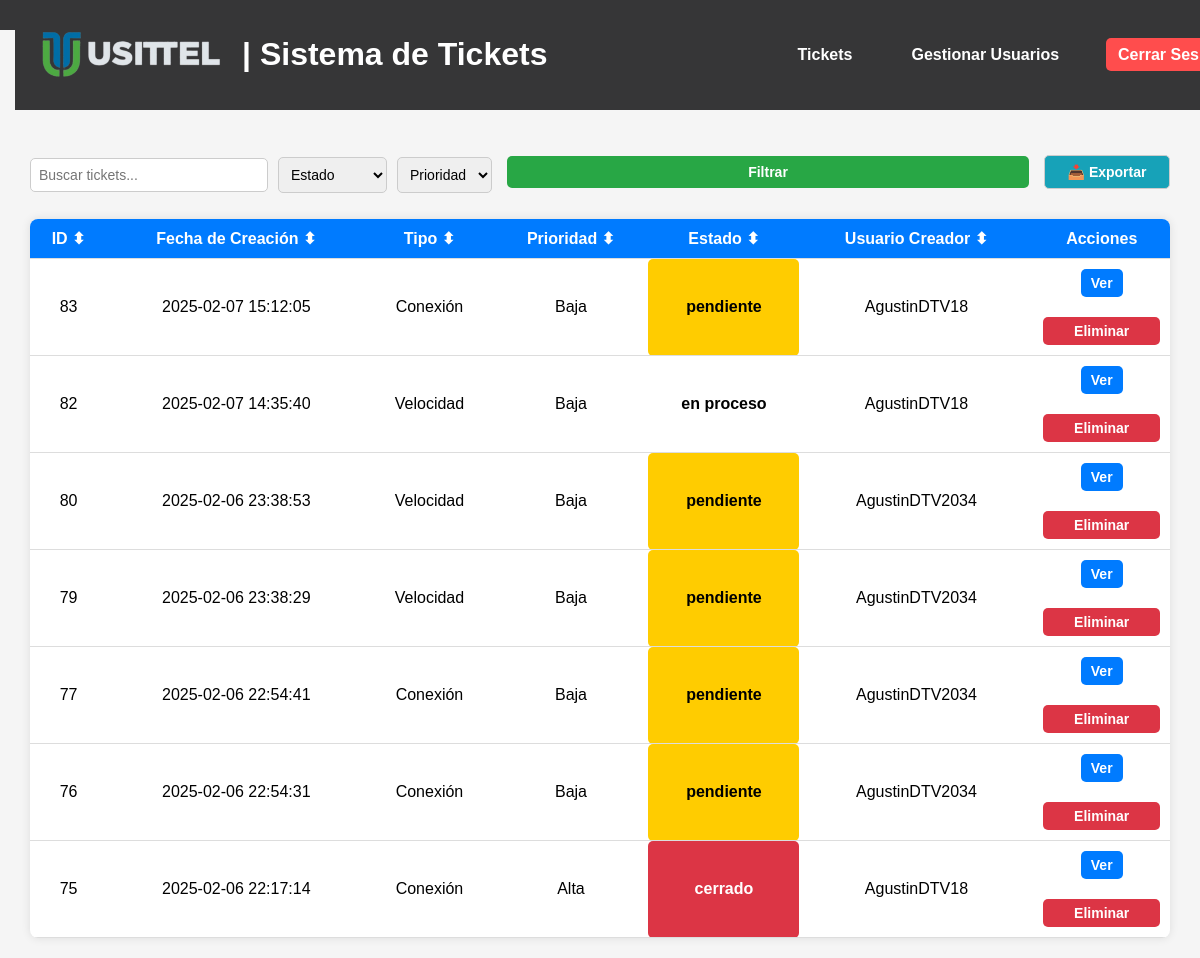
The app's page /tickets (signed in), older data.
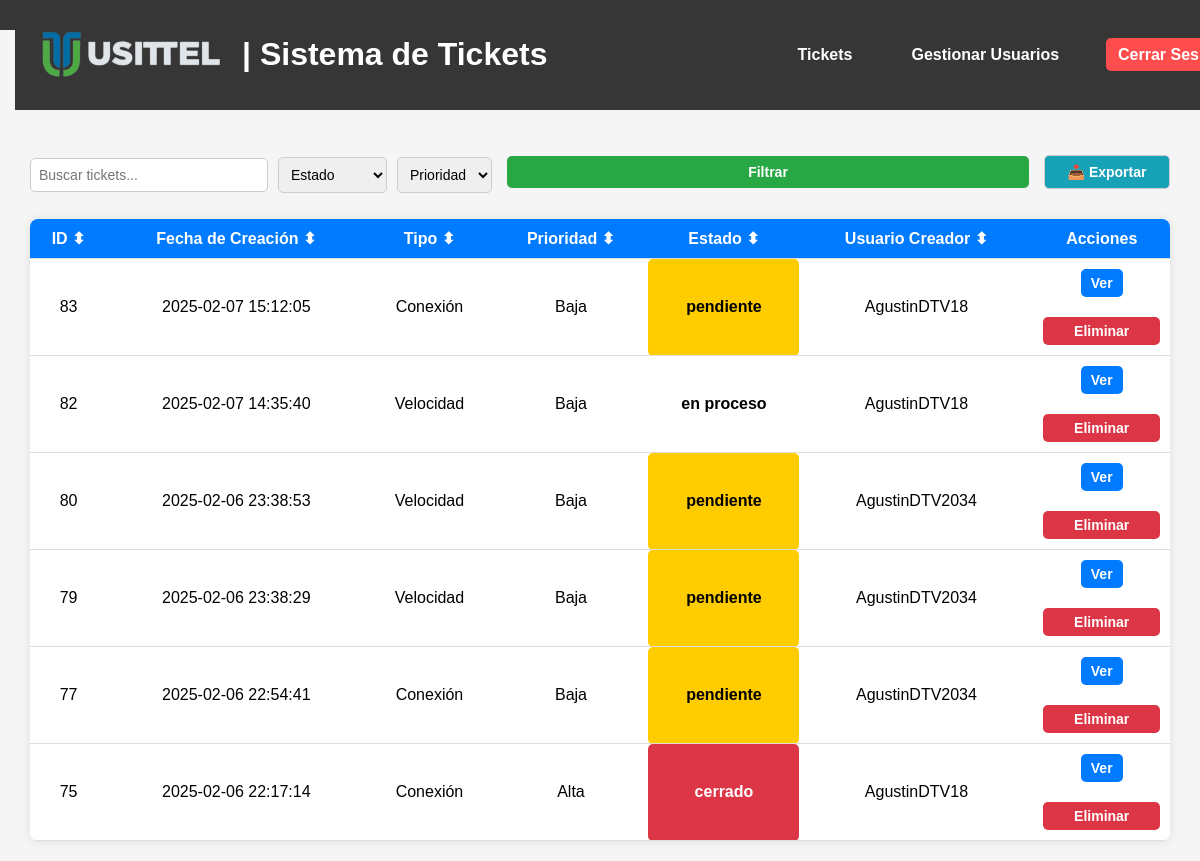
The same page, newer data.
### tables this page shows
CREATE TABLE tickets (
    id INTEGER PRIMARY KEY AUTOINCREMENT,
    tipo TEXT NOT NULL,
    descripcion TEXT NOT NULL,
    prioridad TEXT NOT NULL,
    fecha_creacion DATETIME DEFAULT CURRENT_TIMESTAMP,
    usuario_creador TEXT NOT NULL,
    notas TEXT,
    archivo TEXT
, usuario_asignado TEXT, estado TEXT DEFAULT 'pendiente');

### app.py (the view)
@app.route('/tickets')
@login_required
def tickets():
    estado = request.args.get('estado')
    prioridad = request.args.get('prioridad')
    query = 'SELECT * FROM tickets WHERE 1=1'
    params = []
    if estado in ['pendiente', 'en proceso', 'cerrado']:
        query += ' AND estado = ?'
        params.append(estado)
    if prioridad in ['Baja', 'Media', 'Alta']:
        query += ' AND prioridad = ?'
        params.append(prioridad)
    query += ' ORDER BY fecha_creacion DESC'  # Ordenar por fecha de creación (más nuevos arriba)
    conn = get_db_connection()
    tickets = conn.execute(query, params).fetchall()
    conn.close()
    return render_template('tickets.html', tickets=tickets, estado=estado, prioridad=prioridad)

### app.py (called while the page is built)
def get_db_connection():
    conn = sqlite3.connect('database.db', timeout=10)  # Espera hasta 10 segundos si la base de datos está bloqueada
    conn.row_factory = sqlite3.Row
    return conn

@login_manager.user_loader
def load_user(user_id):
    conn = get_db_connection()
    user = conn.execute('SELECT * FROM users WHERE id = ?', (user_id,)).fetchone()
    conn.close()
    if user:
        return User(id=user['id'], username=user['username'], role=user['role'])
    return None

### templates/tickets.html (shortened to what this page needs)
{% extends "base.html" %}
{% block content %}
<main class="main-container">
    <form action="/tickets" method="GET" class="filter-bar">
        <input type="text" id="searchInput" placeholder="Buscar tickets..." class="search-bar">
        <select name="estado" id="estado">
            <option value="">Estado</option>
        </select>
        <select name="prioridad" id="prioridad">
            <option value="">Prioridad</option>
        </select>
        <button type="submit" class="btn-filter">Filtrar</button>
        <a href="{{ url_for('export_tickets') }}" class="btn-export">📥 Exportar</a>
    </form>
    <table id="ticketsTable">
        <thead>
            <tr>
                <th onclick="sortTable(0)">ID ⬍</th>
                <th onclick="sortTable(1)">Fecha de Creación ⬍</th>
                <th onclick="sortTable(2)">Tipo ⬍</th>
                <th onclick="sortTable(3)">Prioridad ⬍</th>
                <th onclick="sortTable(4)">Estado ⬍</th>
                <th onclick="sortTable(5)">Usuario Creador ⬍</th>
                <th>Acciones</th>
            </tr>
        </thead>
        <tbody>
            {% for ticket in tickets %}
            <tr class="ticket-row">
                <td>{{ ticket.id }}</td>
                <td>{{ ticket.fecha_creacion }}</td>
                <td>{{ ticket.tipo }}</td>
                <td>{{ ticket.prioridad }}</td>
                <td class="estado estado-{{ ticket.estado|lower }}">{{ ticket.estado }}</td>
                <td>{{ ticket.usuario_creador }}</td>
                <td>
                    <a href="{{ url_for('view_ticket', id=ticket.id) }}" class="btn btn-view">Ver</a>
                    {% if current_user.role == 'usittel' %}
                    <form action="/delete-ticket/{{ ticket.id }}" method="POST">
                        <button type="button" class="btn btn-delete confirm-delete">Eliminar</button>
                    </form>
                    {% endif %}
                </td>
            </tr>
            {% endfor %}
        </tbody>
    </table>
</main>
{% endblock %}

Row changes from the older to the newer data that the page shows:
removed tickets: id "76", fecha_creacion "2025-02-06 22:54:31", tipo "Conexión", prioridad "Baja", estado "pendiente", usuario_creador "AgustinDTV2034"
